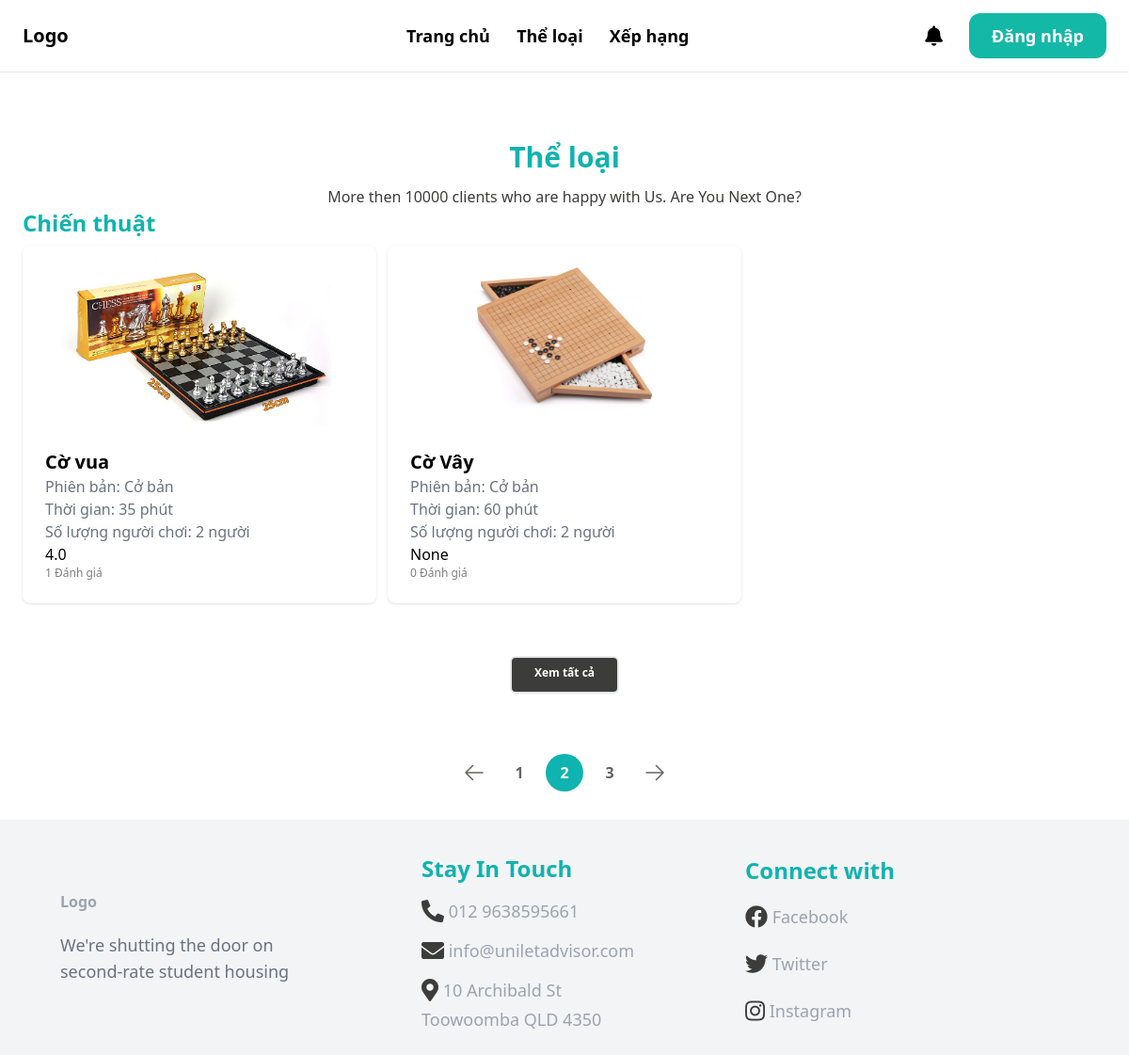
/allCategories/, run on an earlier commit of the app's database.
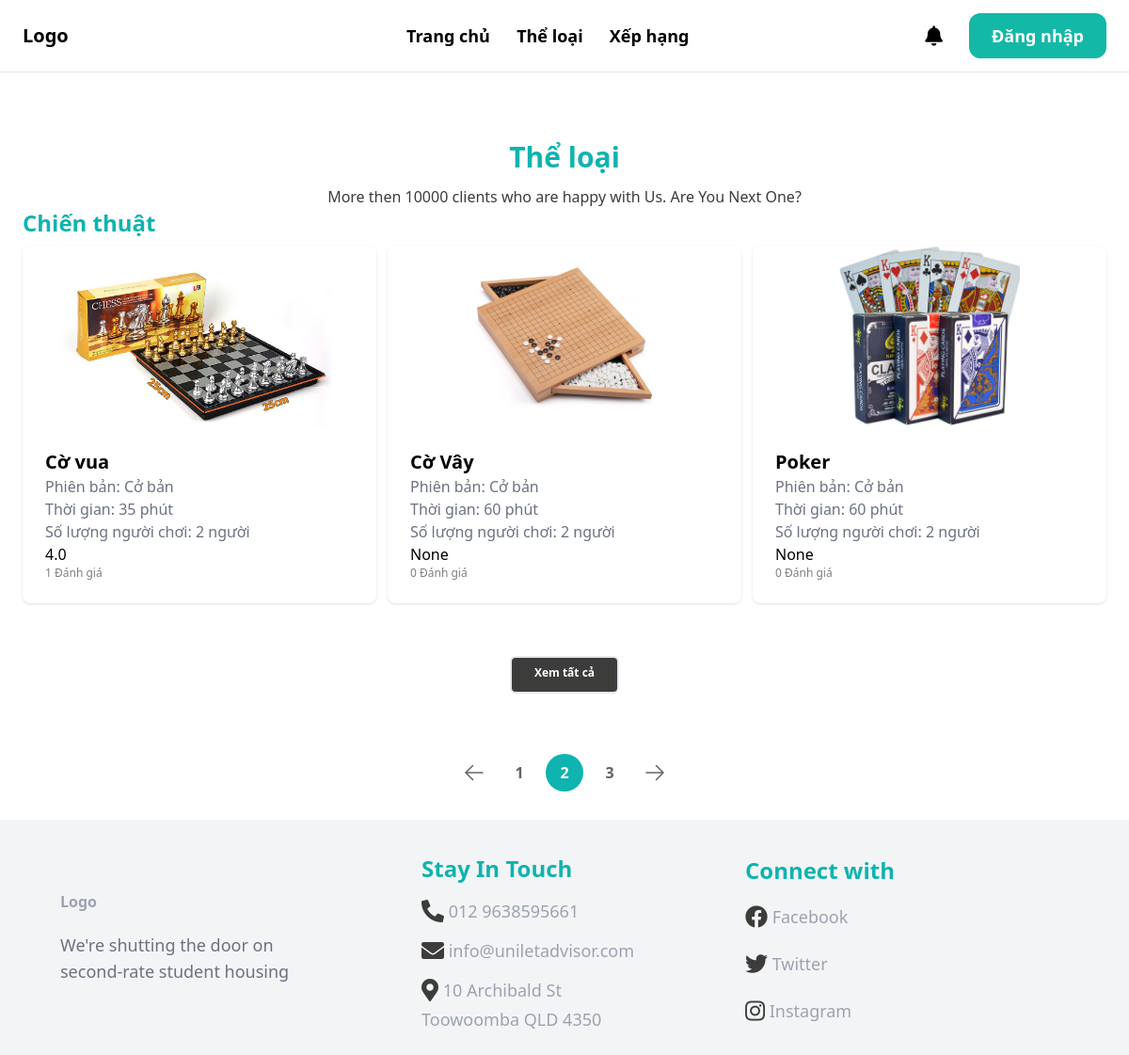
And on a later commit of the database.
### boardgame/models.py (models this page shows, shortened)
class Category(models.Model):
    title = models.CharField(max_length=100, default=None)
    cid = ShortUUIDField(unique=True, primary_key=True, prefix="cat", alphabet='1234567890', length=2, max_length=6)
    description = models.TextField(null=True, blank=True)
    class Meta:
        verbose_name_plural = 'Category'

class  Boardgame(models.Model):
    AGE_RATINGS = (
        ('G', 'Phổ biến'),
        ('7+', 'Trên 7 tuổi'),
        ('12+', 'Trên 12 tuổi'),
        ('16+', 'Trên 16 tuổi'),
        ('18+', 'Trên 18 tuổi'),
    )
    STATUS_BG = (
        ('out_of_stock', 'Boardgame này đã hết'),
        ('stocking', 'Boardgame này vẫn còn'),
    )
    bgid = ShortUUIDField(unique=True, primary_key=True, prefix="bg", alphabet='1234567890', length=2, max_length=6)
    user = models.ForeignKey(User, on_delete=models.SET_NULL, null=True)
    date = models.DateTimeField(default=timezone.now)
    category= models.ForeignKey(Category, on_delete=models.SET_NULL, null=True)
    version = models.ForeignKey(Version, on_delete=models.SET_NULL, null=True)
    title = models.CharField(max_length=100)
    image = models.ImageField(upload_to="user_directory_path")
    description = models.TextField(null=True, blank=True, default="This is the boardgame")
    rule = models.TextField(null=True, blank=True, default="This is rule for boardgame")
    age_rating = models.CharField(choices=AGE_RATINGS, max_length=5, default="G")
    people = models.IntegerField()
    play_time = models.IntegerField()
    price = models.DecimalField(max_digits=99999999999999, decimal_places=2)
    author = models.ForeignKey(Author, on_delete=models.SET_NULL, null=True, blank=True)
    producer = models.ForeignKey(Producer, on_delete=models.SET_NULL, null=True, blank=True)
    publication_year = models.IntegerField(default="2000")
    boardgame_status = models.CharField(choices=STATUS_BG, max_length=20, default="out_of_stock")
    in_stock = models.PositiveIntegerField(default=0)
    order = models.PositiveIntegerField(default=0)
    rental = models.PositiveIntegerField(default=0)
    total = models.PositiveIntegerField(default=0)
    class Meta:
        verbose_name_plural = "Boardgame"
    def get_average_rating(self):
        return self.reviews.aggregate(avg_rating=Avg('rating'))['avg_rating']

class Version(models.Model):
    title = models.CharField(max_length=100, default=None)
    vid = ShortUUIDField(unique=True, primary_key=True, prefix="ver", alphabet='1234567890', length=2, max_length=6)
    description = models.TextField(null=True, blank=True)
    class Meta:
        verbose_name_plural = 'Version'
    def __str__(self):
        return self.title

### core/views.py (the view)
# urls.py: path('allCategories/', views.allCategories, name='allCategories'),
def allCategories(request):
    categories = Category.objects.all()
    return render(request, 'core/allCategories.html',{
        'categories': categories,
    })

### templates/core/allCategories.html (shortened to what the changed rows need)
{% extends 'core/base.html' %}
{% load static %}
{% block content %}
    <div class="grid grid-row-2 gap-2 ">
        {% for categori in categories %}
            <a href="{% url "core:category" categori.cid %}">
                <p class="text-left text-2xl font-bold text-[#0FB3AF]">{{ categori.title }}</p>
            </a>
            <div class="grid grid-cols-3 gap-3 ">
                {% for boardgame in categori.boardgame_set.all|slice:":3" %}
                    <div class="shadow bg-[#ffffff] rounded-lg">
                        <a href="{% url "boardgame:detail" boardgame.bgid %}" class="boardgame-info">
                            <div >
                                <img src="{{ boardgame.image.url }}" class="rounded-t-lg object-contain max-h-48 w-full transition " sizes="100vw">
                            </div>
                            <div class="p-6 rounded-b-xl bg-white-100">
                                <h2 class="text-xl font-bold">{{ boardgame.title }}</h2>
                                <p class="text-gray-500">Phiên bản: {{ boardgame.version }}</p>
                                <p class="text-gray-500">Thời gian: {{ boardgame.play_time }} phút</p>
                                <p class="text-gray-500">Số lượng người chơi: {{ boardgame.people }} người</p>
                                {{boardgame.get_average_rating}}
                                <div class="font-thin text-[#7E7E7E] font-['Open Sans'] text-xs">
                                    {{boardgame.reviews.all.count}} Đánh giá
                                </div>
                            </div>
                        </a>
                    </div>
                {% endfor %}
            </div>
            <div class=" grid  justify-items-center items-center pt-12 ">
                <a  href="{% url "core:category" categori.cid %}"
                    class="rounded-md h-10 border-2 border-primary px-6 py-2 text-xs font-bold bg-[#3C3C3B] text-white text-center hover:bg-[#3C3C3BCC] ">
                    Xem tất cả
                </a>
            </div>
        {% endfor %}
    </div>
{% endblock %}

What changed in the data, as far as the page shows it:
added Boardgame: image (picture), title "Poker", version "Cở bản", play_time "60", people "2", get_average_rating "None", reviews.all.count "0"
